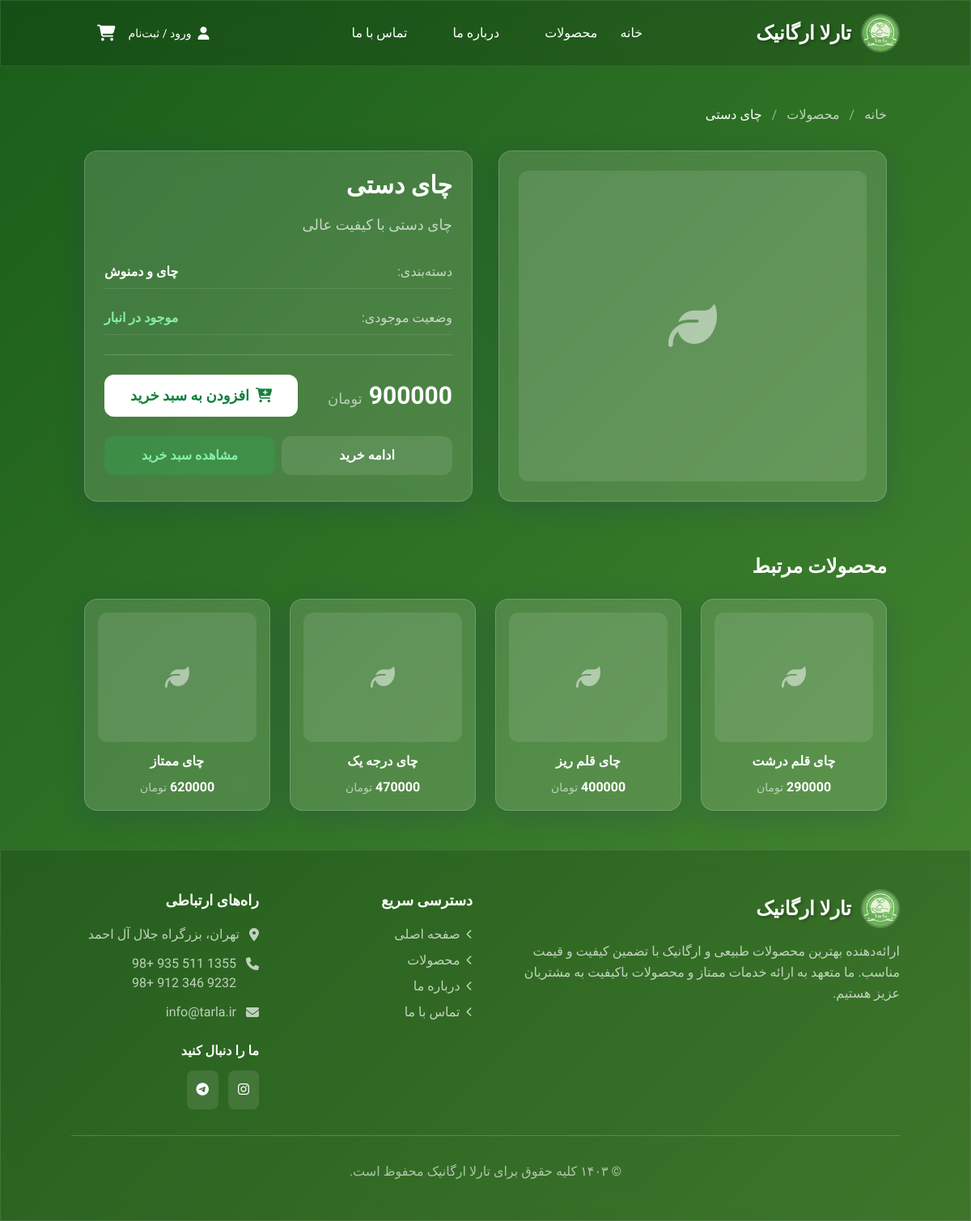
Screenshot of /product/2/ with the database file from the repository.
### store/models.py (models this page shows, shortened)
class Product(models.Model):
    name = models.CharField(max_length=200, verbose_name='نام محصول')
    description = models.TextField(blank=True, verbose_name='توضیحات')
    price = models.PositiveIntegerField(
        validators=[MinValueValidator(1)],
        verbose_name='قیمت'
    )
    image = models.ImageField(upload_to='products/', verbose_name='تصویر')
    category = models.ForeignKey(Category, on_delete=models.CASCADE, verbose_name='دسته‌بندی')
    is_featured = models.BooleanField(default=False, verbose_name='محصول ویژه')
    is_available = models.BooleanField(default=True, verbose_name='موجود')
    stock_quantity = models.PositiveIntegerField(default=0, verbose_name='تعداد موجودی')
    created_at = models.DateTimeField(auto_now_add=True, verbose_name='تاریخ ایجاد')
    class Meta:
        verbose_name = 'محصول'
        verbose_name_plural = 'محصولات'
        ordering = ['-created_at']

class Category(models.Model):
    name = models.CharField(max_length=100, verbose_name='نام دسته‌بندی')
    description = models.TextField(blank=True, verbose_name='توضیحات')
    is_active = models.BooleanField(default=True, verbose_name='فعال')
    created_at = models.DateTimeField(auto_now_add=True, verbose_name='تاریخ ایجاد')
    class Meta:
        verbose_name = 'دسته‌بندی'
        verbose_name_plural = 'دسته‌بندی‌ها'
        ordering = ['name']

class SiteSettings(models.Model):
    site_name = models.CharField(max_length=100, default='تارلا ارگانیک', verbose_name='نام سایت')
    delivery_fee = models.PositiveIntegerField(
        default=25000,
        validators=[MinValueValidator(0)],
        verbose_name='هزینه ارسال (تومان)'
    )
    free_delivery_threshold = models.PositiveIntegerField(
        default=500000,
        validators=[MinValueValidator(0)],
        verbose_name='حداقل مبلغ برای ارسال رایگان (تومان)'
    )
    free_delivery_enabled = models.BooleanField(default=True, verbose_name='فعالسازی ارسال رایگان')
    contact_phone = models.CharField(max_length=20, default='+98 935 511 1355', verbose_name='تلفن تماس ۱')
    contact_phone2 = models.CharField(max_length=20, blank=True, verbose_name='تلفن تماس ۲')
    contact_email = models.EmailField(default='info@tarla.ir', verbose_name='ایمیل')
    address = models.TextField(default='تهران، بزرگراه جلال آل احمد', verbose_name='آدرس')
    class Meta:
        verbose_name = 'تنظیمات سایت'
        verbose_name_plural = 'تنظیمات سایت'

### store/views.py (the view)
# urls.py: path("product/<int:pk>/", views.product_detail, name="product_detail"),
def product_detail(request, pk):
    try:
        product = get_object_or_404(Product, pk=pk, is_available=True)
        related_products = Product.objects.filter(
            category=product.category,
            is_available=True
        ).exclude(pk=product.pk)[:4]
    except Exception as e:
        product = None
        related_products = []
    if not product:
        messages.error(request, 'محصول مورد نظر یافت نشد.')
        return redirect('products')
    context = {
        'product': product,
        'related_products': related_products
    }
    return render(request, "store/product_detail.html", context)

### store/context_processors.py (called while the page is built, shortened)
def site_settings(request):
    try:
        site_settings = SiteSettings.objects.first()
    except Exception as e:
        site_settings = None
    return {
        'site_settings': site_settings
    }

### store/templates/store/product_detail.html (shortened to what this page needs)
{% extends "store/base.html" %}
{% load humanize %}
{% block content %}
<div class="container mx-auto py-12 px-4">
    <nav class="flex mb-8" aria-label="Breadcrumb">
        <ol class="inline-flex items-center space-x-1 space-x-reverse">
            <li class="inline-flex items-center">
                <a href="{% url 'home' %}" class="text-white/70 hover:text-white transition-colors">خانه</a>
            </li>
            <li>
                <span class="mx-2 text-white/50">/</span>
            </li>
            <li class="inline-flex items-center">
                <a href="{% url 'products' %}" class="text-white/70 hover:text-white transition-colors">محصولات</a>
            </li>
            <li>
                <span class="mx-2 text-white/50">/</span>
            </li>
            <li aria-current="page">
                <span class="text-white">{{ product.name }}</span>
            </li>
        </ol>
    </nav>
    <div class="grid grid-cols-1 lg:grid-cols-2 gap-8 mb-16">
        <div class="glass rounded-2xl p-6">
            <div class="bg-white/10 rounded-xl h-96 flex items-center justify-center overflow-hidden">
                {% if product.image %}
                <img src="{{ product.image.url }}" alt="{{ product.name }}"
                     class="h-full w-full object-cover rounded-xl">
                {% else %}
                <i class="fas fa-leaf text-6xl text-white/50"></i>
                {% endif %}
            </div>
        </div>
        <div class="glass rounded-2xl p-6 text-white">
            <h1 class="text-3xl font-bold mb-4">{{ product.name }}</h1>
            <p class="text-white/70 mb-6 leading-relaxed text-lg">{{ product.description|default:"محصول ارگانیک با کیفیت عالی" }}</p>
            <div class="space-y-4 mb-6">
                <div class="flex justify-between items-center py-2 border-b border-white/10">
                    <span class="text-white/70">دسته‌بندی:</span>
                    <span class="font-semibold">{{ product.category.name }}</span>
                </div>
                <div class="flex justify-between items-center py-2 border-b border-white/10">
                    <span class="text-white/70">وضعیت موجودی:</span>
                    <span class="font-semibold {% if product.stock_quantity > 10 %}text-green-300{% elif product.stock_quantity > 0 %}text-orange-300{% else %}text-red-300{% endif %}">
                        {% if product.stock_quantity > 10 %}
                        موجود در انبار
                        {% elif product.stock_quantity > 0 %}
                        تنها {{ product.stock_quantity }} عدد باقی مانده
                        {% else %}
                        ناموجود
                        {% endif %}
                    </span>
                </div>
            </div>
            <div class="border-t border-white/20 pt-6">
                <div class="flex justify-between items-center mb-6">
                    <div class="flex items-baseline gap-2">
                        <span class="text-3xl font-bold">{{ product.price|intcomma }}</span>
                        <span class="text-white/60 text-lg">تومان</span>
                    </div>
                    {% if product.is_available and product.stock_quantity > 0 %}
                    <form method="post" action="{% url 'add_to_cart' product.id %}">
                        <button type="submit"
                               class="bg-white hover:bg-white/90 text-green-700 py-3 px-8 rounded-xl font-semibold transition-all flex items-center gap-2 text-lg">
                            <i class="fas fa-cart-plus"></i>
                            افزودن به سبد خرید
                        </button>
                    </form>
                    {% else %}
                    <button class="bg-gray-500/20 text-gray-300 py-3 px-8 rounded-xl font-semibold cursor-not-allowed text-lg">
                        <i class="fas fa-times-circle"></i>
                        ناموجود
                    </button>
                    {% endif %}
                </div>
                {% if product.is_available and product.stock_quantity > 0 %}
                <div class="flex gap-2">
                    <a href="{% url 'products' %}"
                       class="flex-1 bg-white/10 hover:bg-white/20 text-white py-3 rounded-xl font-semibold transition-all text-center">
                        ادامه خرید
                    </a>
                    <a href="{% url 'cart' %}"
                       class="flex-1 bg-green-500/20 hover:bg-green-500/30 text-green-300 py-3 rounded-xl font-semibold transition-all text-center">
                        مشاهده سبد خرید
                    </a>
                </div>
                {% endif %}
            </div>
        </div>
    </div>
    {% if related_products %}
    <div class="mt-16">
        <h2 class="text-2xl font-bold text-white mb-6">محصولات مرتبط</h2>
        <div class="grid grid-cols-1 sm:grid-cols-2 lg:grid-cols-4 gap-6">
            {% for related_product in related_products %}
            <div class="glass rounded-2xl p-4 text-white transition-all hover:transform hover:scale-105">
                <a href="{% url 'product_detail' related_product.id %}" class="block">
                    <div class="bg-white/10 rounded-xl h-40 mb-3 flex items-center justify-center overflow-hidden">
                        {% if related_product.image %}
                        <img src="{{ related_product.image.url }}" alt="{{ related_product.name }}"
                             class="h-full w-full object-cover rounded-xl">
                        {% else %}
                        <i class="fas fa-leaf text-3xl text-white/50"></i>
                        {% endif %}
                    </div>
                    <h3 class="font-semibold mb-2 line-clamp-1 text-center">{{ related_product.name }}</h3>
                    <div class="flex justify-center items-center gap-1">
                        <span class="font-bold">{{ related_product.price|intcomma }}</span>
                        <span class="text-white/60 text-sm">تومان</span>
                    </div>
                </a>
            </div>
            {% endfor %}
        </div>
    </div>
    {% endif %}
</div>
{% endblock %}

### store/templates/store/footer.html
{% load static %}
<footer class="glass-dark text-white py-12 px-4 mt-auto">
    <div class="container mx-auto">
        <div class="grid grid-cols-1 md:grid-cols-4 gap-8">
            <div class="md:col-span-2">
                <div class="flex items-center mb-4">
                    <img src="{% static 'store/images/favicon.jpg' %}" alt="تارلا لوگو"
                         class="h-12 w-12 rounded-full object-cover border-2 border-white/20">
                    <h3 class="text-2xl font-bold logo-text mr-3">
                        {{ site_settings.site_name|default:"تارلا ارگانیک" }}
                    </h3>
                </div>
                <p class="text-white/70 mb-4 leading-relaxed">
                    ارائه‌دهنده بهترین محصولات طبیعی و ارگانیک با تضمین کیفیت و قیمت مناسب.
                    ما متعهد به ارائه خدمات ممتاز و محصولات باکیفیت به مشتریان عزیز هستیم.
                </p>
            </div>
            <div>
                <h4 class="font-semibold mb-4 text-lg">دسترسی سریع</h4>
                <ul class="space-y-2">
                    <li>
                        <a href="{% url 'home' %}" class="text-white/70 hover:text-white transition-colors flex items-center gap-2">
                            <i class="fas fa-chevron-left text-xs"></i>
                            صفحه اصلی
                        </a>
                    </li>
                    <li>
                        <a href="{% url 'products' %}" class="text-white/70 hover:text-white transition-colors flex items-center gap-2">
                            <i class="fas fa-chevron-left text-xs"></i>
                            محصولات
                        </a>
                    </li>
                    <li>
                        <a href="{% url 'about' %}" class="text-white/70 hover:text-white transition-colors flex items-center gap-2">
                            <i class="fas fa-chevron-left text-xs"></i>
                            درباره ما
                        </a>
                    </li>
                    <li>
                        <a href="{% url 'contact' %}" class="text-white/70 hover:text-white transition-colors flex items-center gap-2">
                            <i class="fas fa-chevron-left text-xs"></i>
                            تماس با ما
                        </a>
                    </li>
                </ul>
            </div>
            <div>
                <h4 class="font-semibold mb-4 text-lg">راه‌های ارتباطی</h4>
                <div class="space-y-3">
                    <div class="flex items-start gap-3">
                        <i class="fas fa-map-marker-alt mt-1 text-white/70"></i>
                        <span class="text-white/70">{{ site_settings.address|default:"تهران - بزرگراه جلال آل احمد" }}</span>
                    </div>
                    <div class="flex items-start gap-3">
                        <i class="fas fa-phone mt-1 text-white/70"></i>
                        <div>
                            <p class="text-white/70">{{ site_settings.contact_phone|default:"+98 935 511 1355" }}</p>
                            {% if site_settings.contact_phone2 %}
                            <p class="text-white/70">{{ site_settings.contact_phone2 }}</p>
                            {% endif %}
                        </div>
                    </div>
                    <div class="flex items-start gap-3">
                        <i class="fas fa-envelope mt-1 text-white/70"></i>
                        <span class="text-white/70">{{ site_settings.contact_email|default:"info@tarla-organic.ir" }}</span>
                    </div>
                </div>
                <div class="mt-6">
                    <h4 class="font-semibold mb-3">ما را دنبال کنید</h4>
                    <div class="flex gap-3">
                        <a href="https://www.instagram.com/tarla.organic"
                           class="bg-white/10 hover:bg-white/20 p-3 rounded-lg transition-all transform hover:scale-110">
                            <i class="fab fa-instagram"></i>
                        </a>
                        <a href="https://t.me/tarla_organic"
                           class="bg-white/10 hover:bg-white/20 p-3 rounded-lg transition-all transform hover:scale-110">
                            <i class="fab fa-telegram"></i>
                        </a>
                    </div>
                </div>
            </div>
        </div>
        <div class="border-t border-white/20 mt-8 pt-8 text-center text-white/60">
            <p>© ۱۴۰۳ کلیه حقوق برای {{ site_settings.site_name|default:"فروشگاه تارلا ارگانیک" }} محفوظ است.</p>
        </div>
    </div>
</footer>

### store/templates/store/base.html (style rules this page uses)
body { background: linear-gradient(135deg, #1a5d1a 0%, #78b94c 50%, #a7d129 100%); background-size: 400% 400%; animation: gradient 15s ease infinite; min-height: 100vh; font-family: 'Vazirmatn', sans-serif; }
.glass { background: rgba(255, 255, 255, 0.15); backdrop-filter: blur(12px); -webkit-backdrop-filter: blur(12px); border: 1px solid rgba(255, 255, 255, 0.18); box-shadow: 0 8px 32px 0 rgba(31, 38, 135, 0.2); }
.glass-dark { background: rgba(0, 0, 0, 0.15); backdrop-filter: blur(12px); -webkit-backdrop-filter: blur(12px); border: 1px solid rgba(255, 255, 255, 0.1); }
.logo-text { font-family: 'Vazirmatn', sans-serif; font-weight: 700; text-shadow: 2px 2px 4px rgba(0, 0, 0, 0.3); }

### rows the page displays
Product: name "چای دستی", description "چای دستی با کیفیت عالی", category.name "چای و دمنوش", price "900000"
Product: name "چای قلم درشت", price "290000"
Product: name "چای قلم ریز", price "400000"
Product: name "چای درجه یک", price "470000"
Product: name "چای ممتاز", price "620000"
SiteSettings: site_name "تارلا ارگانیک", address "تهران، بزرگراه جلال آل احمد", contact_phone "1355 511 935 +98", contact_phone2 "9232 346 912 +98", contact_email "info@tarla.ir"
